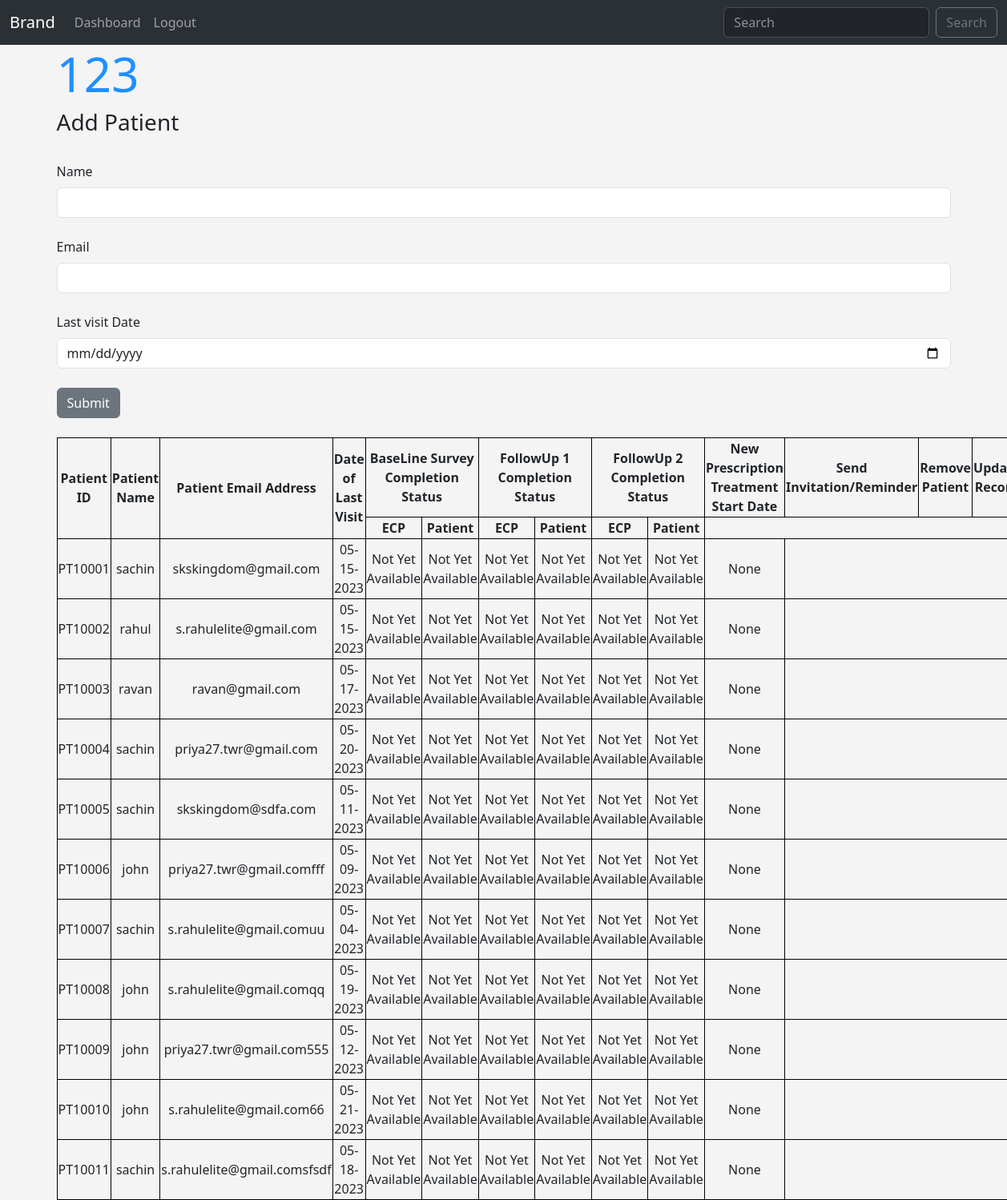
Page /patient/add (signed in) on the committed database.
### app.py (models this page shows)
class Physician(db.Model, UserMixin):
    id = db.Column(db.String(200), primary_key=True)
    pwd = db.Column(db.String(256), nullable=False)
    baseline_survey_completion_status = db.Column(db.String(256))
    baseline_survey_start_date = db.Column(db.Date)
    baseline_survey_completion_date = db.Column(db.Date)
    baseline_survey_wave_number = db.Column(db.Integer)
    followUp_one_survey_start_date = db.Column(db.Date)
    followUp_one_completion_status = db.Column(db.String(256))
    followUp_one_completion_date = db.Column(db.Date)
    followUp_one_wave_number = db.Column(db.Integer)
    followUp_two_survey_start_date = db.Column(db.Date)
    followUp_two_completion_status = db.Column(db.String(256))
    followUp_two_completion_date = db.Column(db.String(256))
    followUp_two_wave_number = db.Column(db.Integer)

class Patient(db.Model):
    id = db.Column(db.String(200), primary_key=True)
    name = db.Column(db.String(200), nullable=False)
    email = db.Column(db.String(200), nullable=False, unique=True)
    date_added = db.Column(db.Date, nullable=False, default=datetime.utcnow)
    last_visit_date = db.Column(db.String(200))
    physician_id = db.Column(db.String, db.ForeignKey('physician.id', ondelete='CASCADE'), nullable=False)
    physician_id_ref_link = db.relationship('Physician', backref='patient')
    active_inactive = db.Column(db.Boolean, default=True)
    last_invite_date = db.Column(db.DateTime, default=datetime.utcnow)
    number_of_invites = db.Column(db.Integer, default=0)
    invitation_sent = db.Column(db.Boolean, default=False)
    new_prescription_treatment_start_date = db.Column(db.String(20))
    baseline_survey_completion_status = db.Column(db.String(256))
    baseline_survey_start_date = db.Column(db.Date)
    baseline_survey_completion_date = db.Column(db.Date)
    baseline_survey_wave_number = db.Column(db.Integer)
    followUp_one_survey_start_date = db.Column(db.Date)
    followUp_one_completion_status = db.Column(db.String(256))
    followUp_one_completion_date = db.Column(db.Date)
    followUp_one_wave_number = db.Column(db.Integer)
    followUp_two_survey_start_date = db.Column(db.Date)
    followUp_two_completion_status = db.Column(db.String(256))
    followUp_two_completion_date = db.Column(db.Date)
    followUp_two_wave_number = db.Column(db.Integer)

### app.py (the view, shortened to what this page needs)
@app.route('/patient/add', methods=['GET', 'POST'])
@login_required
def add_patient():
    form = PatientForm()
    my_patients = Patient.query.order_by(Patient.date_added)
    my_ECP = Patient.query.filter_by(id=current_user.id)
    return render_template("add_patient.html",
                           form=form,
                           my_ECP=my_ECP,
                           my_patients=my_patients,
                           current_user=current_user
                           )

### app.py
class PatientForm(FlaskForm):
    name = StringField("Name", validators=[DataRequired()])
    email = EmailField("Email", validators=[DataRequired()])
    date = DateField("Last visit Date", validators=[DataRequired()])
    submit = SubmitField("Submit")

### app.py (called while the page is built)
@login_manager.user_loader
def load_user(user_id):
    return Physician.query.get(user_id)

@app.template_filter('datetimeformat')
def datetimeformat(value):
    x = value.split("-")
    x = str(x[1]) + "-" + str(x[2]) + "-" + str(x[0])
    value = datetime.strptime(x, "%m-%d-%Y")
    return value.strftime('%m-%d-%Y')

### templates/add_patient.html (shortened to what this page needs)
{% extends 'base.html' %}
{% block content %}
    {% if name %}
        <h1>Hello {{name}}</h1>
</script>
    {% else %}
        <h1>{{ current_user.id }}</h1>
        <h3>Add Patient </h3>
        <br>
        <form action="/patient/add" method = "POST">
            {{ form.name.label(class="form-label") }}
            {{ form.name(class="form-control") }}
            <br>
            {{ form.email.label(class="form-label") }}
            {{ form.email(class="form-control") }}
            <br>
            {{ form.date.label(class="form-label") }}
            {{ form.date(class="form-control") }}
            <br>
            {{ form.submit(class="btn btn-secondary") }}
        </form>
        <br>
        <table  id="patientRecords">
            <tr>
                <th rowspan="2">Patient ID</th>
                <th rowspan="2">Patient Name</th>
                <th rowspan="2">Patient Email Address</th>
                <th rowspan="2">Date of Last Visit</th>
                <th colspan="2">BaseLine Survey Completion Status</th>
                <th colspan="2">FollowUp 1 Completion Status</th>
                <th colspan="2">FollowUp 2 Completion Status</th>
                <th rowpan="2">New Prescription Treatment Start Date</th>
                <th rowpan="2">Send Invitation/Reminder</th>
                <th rowpan="2">Remove Patient</th>
                <th rowpan="2">Update Record</th>
            </tr>
            <tr>
                <th>ECP</th>
                <th>Patient</th>
                <th>ECP</th>
                <th>Patient</th>
                <th>ECP</th>
                <th>Patient</th>
            </tr>
            {% for my_patient in my_patients %}
            <tr>
                <td>{{ my_patient.id }}</td>
                <td>{{ my_patient.name }}</td>
                <td>{{ my_patient.email }}</td>
                <td>{{ my_patient.last_visit_date | datetimeformat  }}</td>
                {% if my_ECP.baseline_survey_completion_status %}
                    <td>{{ my_ECP.baseline_survey_completion_status }}</td>
                {% else %}
                    <td>Not Yet Available</td>
                {% endif %}
                {% if my_patient.baseline_survey_completion_status %}
                    <td>{{ my_patient.baseline_survey_completion_status }}</td>
                {% else %}
                    <td>Not Yet Available</td>
                {% endif %}
                {% if my_ECP.followUp_one_completion_status %}
                    <td>{{ my_ECP.followUp_one_completion_status }}</td>
                {% else %}
                    <td>Not Yet Available</td>
                {% endif %}
                {% if my_patient.followUp_one_completion_status %}
                    <td>{{ my_patient.followUp_one_completion_status }}</td>
                {% else %}
                    <td>Not Yet Available</td>
                {% endif %}
                {% if my_ECP.followUp_two_completion_status %}
                    <td>{{ my_ECP.followUp_two_completion_status }}</td>
                {% else %}
                    <td>Not Yet Available</td>
                {% endif %}
                {% if my_patient.followUp_two_completion_status %}
                    <td>{{ my_patient.followUp_two_completion_status }}</td>
                {% else %}
                    <td>Not Yet Available</td>
                {% endif %}
                <td>{{ my_patient.new_prescription_treatment_start_date }}</td>
            </tr>
            {% endfor %}
        </table>
    {% endif %}
{% endblock %}

### templates/base.html (shortened to what this page needs)
<!doctype html>
<html lang="en">
  <head>
    <link href="https://cdn.jsdelivr.net/npm/bootstrap@5.3.0-alpha3/dist/css/bootstrap.min.css" rel="stylesheet">
    <link href="{{url_for('static', filename='css/styles.css')}}" rel="stylesheet">
  </head>
  <body>
    {% include 'navbar.html' %}
    <div class="container">
        {% block content %}{% endblock %}
    </div>
    </body>
</html>

### templates/navbar.html (shortened to what this page needs)
<nav class="navbar navbar-expand-lg bg-body-tertiary" data-bs-theme="dark">
    <div class="container-fluid">
      <a class="navbar-brand" href="{{url_for('index')}}">Brand</a>
      <div class="collapse navbar-collapse" id="navbarSupportedContent">
        <ul class="navbar-nav me-auto mb-2 mb-lg-0">
          {% if current_user.is_authenticated %}
            <li class="nav-item">
              <a class="nav-link" href="{{url_for('dashboard')}}">Dashboard</a>
            </li>
            <li class="nav-item">
              <a class="nav-link" href="{{url_for('logout')}}">Logout</a>
            </li>
          {% endif %}
        </ul>
        <form class="d-flex" role="search">
          <input class="form-control me-2" type="search" placeholder="Search" aria-label="Search">
          <button class="btn btn-outline-secondary" type="submit">Search</button>
        </form>
      </div>
    </div>
  </nav>

### static/css/styles.css (style rules this page uses)
h1 { color:dodgerblue; font-size: 60px; }
body { background: #f4f4f4; }
table, td, tr, th { border:1px solid black; border-collapse: collapse; word-wrap: normal; text-align: center; }

### rows in the picture
Physician: id "123"
Patient: id "PT10001", name "sachin", email "skskingdom@gmail.com", last_visit_date "05-15-2023", shows "Not Yet Available", new_prescription_treatment_start_date "None"
Patient: id "PT10002", name "rahul", email "s.rahulelite@gmail.com", last_visit_date "05-15-2023", shows "Not Yet Available", new_prescription_treatment_start_date "None"
Patient: id "PT10003", name "ravan", email "ravan@gmail.com", last_visit_date "05-17-2023", shows "Not Yet Available", new_prescription_treatment_start_date "None"
Patient: id "PT10004", name "sachin", email "priya27.twr@gmail.com", last_visit_date "05-20-2023", shows "Not Yet Available", new_prescription_treatment_start_date "None"
Patient: id "PT10005", name "sachin", email "skskingdom@sdfa.com", last_visit_date "05-11-2023", shows "Not Yet Available", new_prescription_treatment_start_date "None"
Patient: id "PT10006", name "john", email "priya27.twr@gmail.comfff", last_visit_date "05-09-2023", shows "Not Yet Available", new_prescription_treatment_start_date "None"
Patient: id "PT10007", name "sachin", email "s.rahulelite@gmail.comuu", last_visit_date "05-04-2023", shows "Not Yet Available", new_prescription_treatment_start_date "None"
Patient: id "PT10008", name "john", email "s.rahulelite@gmail.comqq", last_visit_date "05-19-2023", shows "Not Yet Available", new_prescription_treatment_start_date "None"
Patient: id "PT10009", name "john", email "priya27.twr@gmail.com555", last_visit_date "05-12-2023", shows "Not Yet Available", new_prescription_treatment_start_date "None"
Patient: id "PT10010", name "john", email "s.rahulelite@gmail.com66", last_visit_date "05-21-2023", shows "Not Yet Available", new_prescription_treatment_start_date "None"
Patient: id "PT10011", name "sachin", email "s.rahulelite@gmail.comsfsdf", last_visit_date "05-18-2023", shows "Not Yet Available", new_prescription_treatment_start_date "None"
